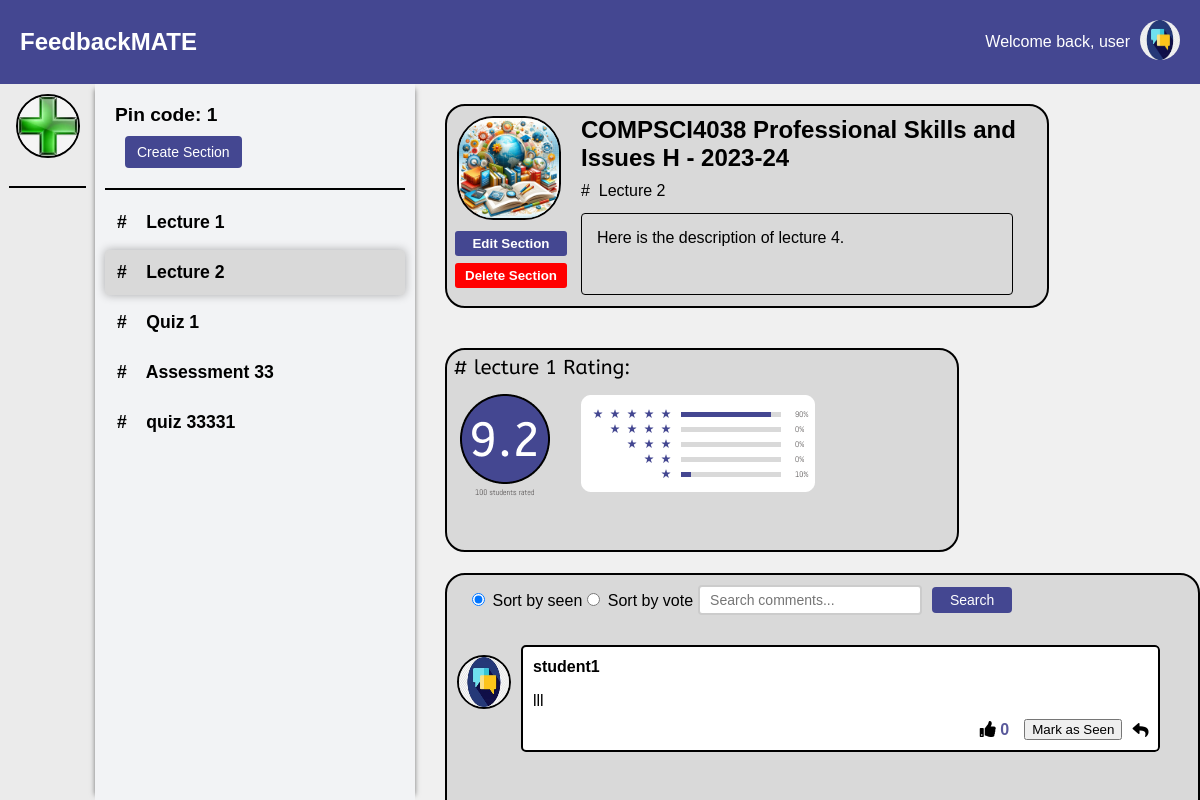
Page /teacher/channel/1/section/3/ (signed in) on the earlier database version.
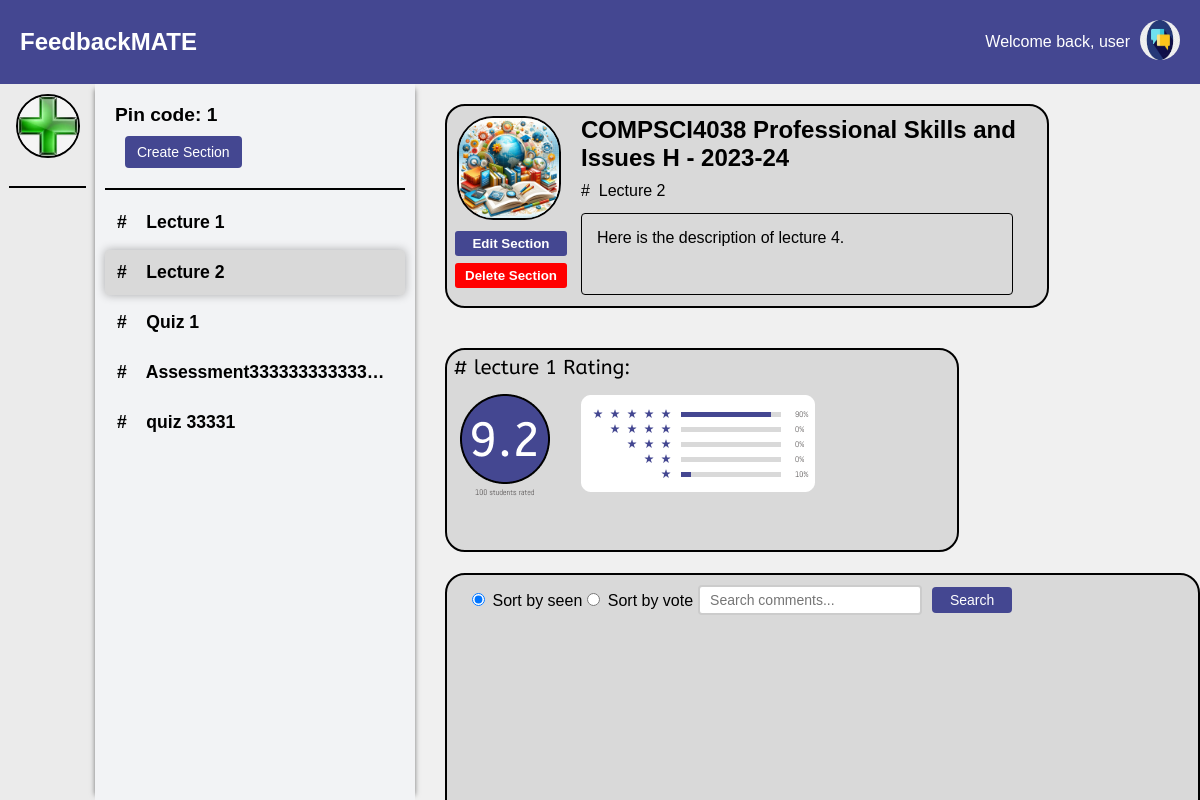
Same page on the later database version.
### main/models.py (models this page shows, shortened)
class Section(models.Model):
    channel = models.ForeignKey(Channel, on_delete=models.CASCADE)
    title = models.CharField(max_length=50)
    description = models.TextField(max_length=500, blank=True)
    total_rating = models.FloatField(default=0.0, blank=True)
    ratings_count = models.PositiveIntegerField(default=0, blank=True)
    one_star_users = models.ManyToManyField(User, related_name='one_star_sections', blank=True)
    two_star_users = models.ManyToManyField(User, related_name='two_star_sections', blank=True)
    three_star_users = models.ManyToManyField(User, related_name='three_star_sections', blank=True)
    four_star_users = models.ManyToManyField(User, related_name='four_star_sections', blank=True)
    five_star_users = models.ManyToManyField(User, related_name='five_star_sections', blank=True)
    one_star_percentage = models.FloatField(verbose_name="Percentage", default=0.0)
    two_star_percentage = models.FloatField(verbose_name="Percentage", default=0.0)
    three_star_percentage = models.FloatField(verbose_name="Percentage", default=0.0)
    four_star_percentage = models.FloatField(verbose_name="Percentage", default=0.0)
    five_star_percentage = models.FloatField(verbose_name="Percentage", default=0.0)

class Comment(models.Model):
    user = models.ForeignKey(User, on_delete=models.CASCADE)  # 评论者
    section = models.ForeignKey(Section, on_delete=models.CASCADE)  # 评论所属的section
    text = models.TextField(max_length=500)  # 评论内容
    read = models.BooleanField(default=False)
    reply = models.TextField(blank=True, null=True)
    is_anonymous = models.BooleanField(default=False)
    liked_users = models.ManyToManyField(User, related_name='liked_comments', blank=True)
    likes = models.IntegerField(default=0)

class UserInfo(models.Model):
    user = models.OneToOneField(User, on_delete=models.CASCADE)
    profile_name = models.CharField(max_length=30)
    user_image = models.ImageField(upload_to=user_image_path, default='img/user.png')

### main/views.py (the view)
# urls.py: path('teacher/channel/<int:channel_id>/section/<int:section_id>/', views.section, name='section'),
def section(request, channel_id, section_id):
    user_channels = Channel.objects.filter(user=request.user)
    current_channel = Channel.objects.get(id=channel_id)
    sections = Section.objects.filter(channel=current_channel)
    current_section = Section.objects.get(id=section_id)
    comments = Comment.objects.filter(section=current_section)
    common_words = set(stopwords.words('english'))
    keyword_freq = defaultdict(int)
    for comment in comments:
        text = comment.text.lower()
        likes = comment.likes
        text = re.sub(r'[^\w\s]', '', text)
        words = word_tokenize(text)
        tagged_words = pos_tag(words)
        for word, tag in tagged_words:
            if word not in common_words and (tag == 'NN' or tag == 'JJ'):
                keyword_freq[word] += likes
    sorted_keywords = sorted(keyword_freq.items(), key=lambda item: item[1], reverse=True)
    top_keywords = sorted_keywords[:10]
    search_query = request.GET.get('search', '')
    comments_query = Comment.objects.filter(section=current_section)
    if search_query:
        comments_query = comments_query.filter(text__icontains=search_query)
    comments_query = comments_query.annotate(
        sort_read=Case(
            When(read=False, then=Value(1)),
            When(read=True, then=Value(0)),
            output_field=IntegerField(),
        )
    )
    sort = request.GET.get('sort', 'read')
    if sort == 'vote':
        comments = comments_query.order_by('-likes', '-sort_read')
    else:
        comments = comments_query.order_by('-sort_read', '-likes')
    user_info = UserInfo.objects.get(user=request.user)
    return render(request, 'section_detail.html', {
        'username': user_info.profile_name,
        'current_channel': current_channel,
        'sections': sections,
        'current_section': current_section,
        'channels': user_channels,
        'comments': comments,
        'user_image': user_info.user_image.url,
        'sort': sort,
        'search_query': search_query,
        'top_keywords': top_keywords,
    })

### main/templates/section_detail.html (shortened to what this page needs)
{% extends 'channel_detail.html' %}
{% load static %}
{% block section %}
{% for section in sections %}
    <div class="section-tooltip">
        <a href="{% url 'section' channel_id=section.channel.id section_id=section.id %}" class="section-item {% if current_section.id == section.id %}selected{% endif %}">
            #&nbsp;&nbsp;&nbsp; {{ section.title }}
        </a>
    </div>
{% endfor %}
{% endblock %}
{% block content %}
{{ block.super}}
<div class="top-section">
    <div class="description-box">
        <div class="description-left">
            <img src= "{{ current_channel.image.url }}" alt="Channel Image" class="channel-image">
            <div class="button-container">
                <button type="button" class="edit-info-btn" onclick="location.href='{% url 'edit-section' channel_id=current_channel.id section_id=current_section.id %}'">Edit Section</button>
                <button type="button" class="delete-section-btn" onclick="confirmDelete({{ current_section.id }})">Delete Section</button>
            </div>
        </div>
        <div class="channel-info">
            <h2 class="channel-name">{{ current_channel.name }}</h2>
            <p class="section-title"># &nbsp;{{ current_section.title }}</p>
            <p class="section-description">{{ current_section.description }}</p>
        </div>
    </div>
    <div class="rating-box">
        <img src="{% static 'img/rating.png' %}" alt="Rating" />
    </div>
    <div class="comment-section">
        <div class="search-sort-container">
        <form id="sort-form" method="get">
            <label class="sort-option">
                <input type="radio" name="sort" value="read" {% if request.GET.sort == "read" or not request.GET.sort %}checked{% endif %}>
                Sort by seen
            </label>
            <label class="sort-option">
                <input type="radio" name="sort" value="vote" {% if request.GET.sort == "vote" %}checked{% endif %}>
                Sort by vote
            </label>
        </form>
        <form method="get" action="" class="search-form">
            <input type="text" name="search" placeholder="Search comments..." value="{{ request.GET.search|default:'' }}">
            <button type="submit">Search</button>
        </form>
        </div>
    {% for comment in comments %}
    <div class="comment">
        <img src="{{ comment.user.userinfo.user_image.url }}" alt="User Image" class="user-image">
        <div class="comment-main" {% if comment.read %}style="border-color: #444791;"{% endif %}>
            <p class="comment-username">{{ comment.user.username }}</p>
            <p class="comment-text">{{ comment.text }}</p>
            <div class="comment-actions">
                <div class="likes">
                    <i class="fas fa-thumbs-up"></i>
                    <span class="like-count">{{ comment.likes }}</span>
                </div>
                {% if comment.read %}
                    <i class="fas fa-eye read-indicator"></i>
                {% else %}
                    <button class="mark-as-read-btn" data-comment-id="{{ comment.id }}">Mark as Seen</button>
                {% endif %}
                <i class="fas fa-reply reply-btn" data-comment-id="{{ comment.id }}"></i>
            </div>
        </div>
    </div>
    {% endfor %}
    </div>
</div>
{% endblock %}

Differences in the rows shown:
removed Comment: user.userinfo.user_image (picture), user.username "student1", text "lll", likes "0"
changed Section: title "Assessment 33" → "Assessment333333333333…"
